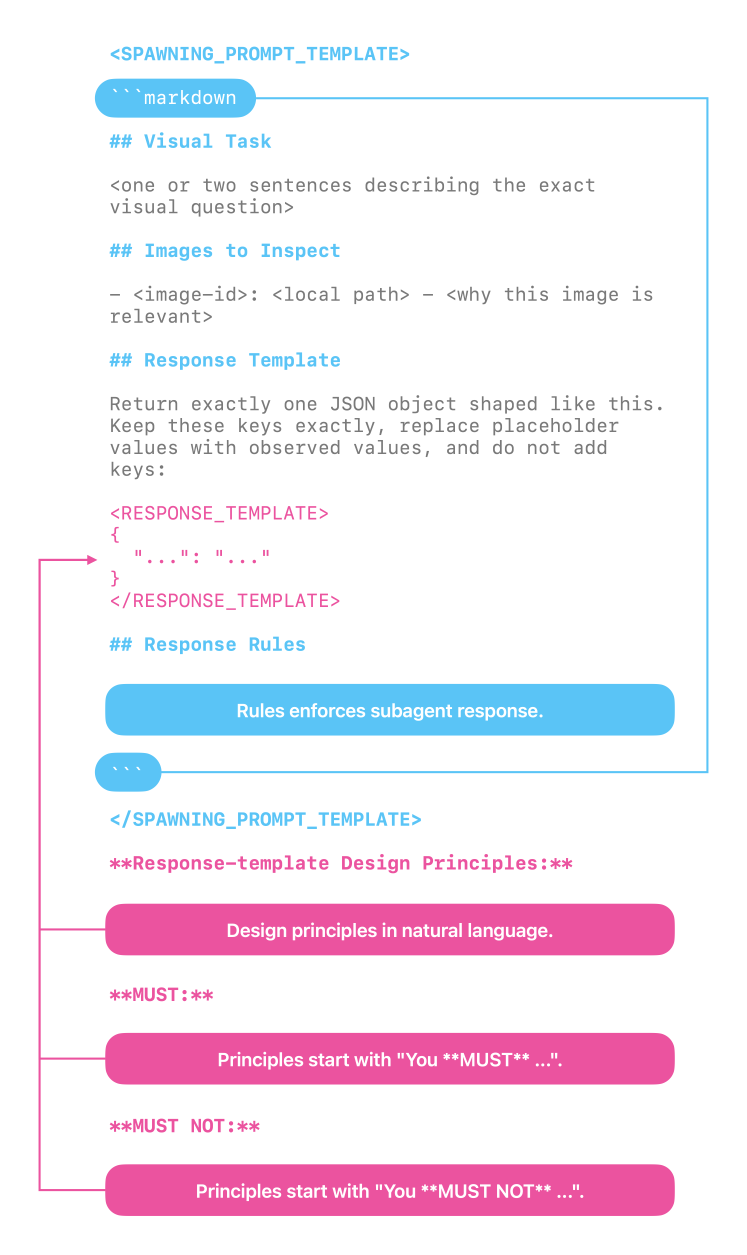
#> input picture 2026-06-29-i-gave-glm-5-2-eyes/agent-to-agent-prompt-example.png, 2988 x 5018 px (shown at 1/4 size)
$ python palette.py ../../../2026-06-29-i-gave-glm-5-2-eyes/agent-to-agent-prompt-example.png 3
#> lines starting #> are read from the running program, lines starting #| are printed output that depends on the picture
#!/usr/bin/env python3
"""Deterministic palette extraction from an image — the color "interpolated value".

Outputs the dominant colors and their ratios as JSON: [{"hex": "#rrggbb", "ratio": 0.xx}, ...]
sorted by ratio. This is the exact color distribution of the artwork, used as the
generation color seed (no vision model needed for color ratios).

Usage:
    python3 palette.py <image> [n]      # n = number of palette colors (default 6)
"""
import json
import sys
from collections import Counter

from PIL import Image


def palette(path, n=6):
#> called with n = 3
    im = Image.open(path).convert("RGB")
    # downscale so dominant colors are stable and fast
    im = im.resize((160, 160), Image.LANCZOS)
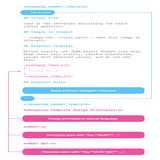
#> im: PIL image 160x160 RGB; mean R, G, B 243.2, 233.7, 243.7
    q = im.quantize(colors=n, method=Image.Quantize.MEDIANCUT).convert("RGB")
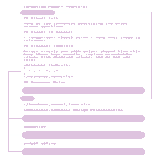
#> q: PIL image 160x160 RGB; mean R, G, B 248.1, 242.7, 248.4
    cnt = Counter(q.getdata())
#> cnt = {(255, 255, 255): 17037, (254, 255, 255): 3312, (222, 195, 223): 5251}
    total = sum(cnt.values())
#> total = 25600
    out = []
    for (r, g, b), c in cnt.most_common(n):
        out.append({"hex": f"#{r:02x}{g:02x}{b:02x}", "ratio": round(c / total, 3)})
#> this loop made 3 passes
#> (r, g, b, c) on passes 1 to 3: (255, 255, 255, 17037), (222, 195, 223, 5251), (254, 255, 255, 3312)
#> after the loop, out = 3 items
    return out


if __name__ == "__main__":
    if len(sys.argv) < 2:
        print("usage: palette.py <image> [n]", file=sys.stderr)
        sys.exit(2)
    p = sys.argv[1]
    n = int(sys.argv[2]) if len(sys.argv) > 2 else 6
    print(json.dumps(palette(p, n), ensure_ascii=False, indent=2))
